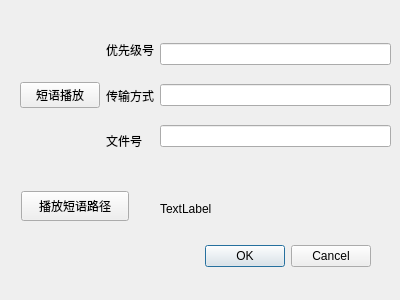
<?xml version="1.0" encoding="UTF-8"?>
<ui version="4.0">
 <class>Player</class>
 <widget class="QDialog" name="Player">
  <property name="geometry">
   <rect>
    <x>0</x>
    <y>0</y>
    <width>400</width>
    <height>300</height>
   </rect>
  </property>
  <property name="windowTitle">
   <string>Dialog</string>
  </property>
  <widget class="QDialogButtonBox" name="buttonBox">
   <property name="geometry">
    <rect>
     <x>30</x>
     <y>240</y>
     <width>341</width>
     <height>32</height>
    </rect>
   </property>
   <property name="orientation">
    <enum>Qt::Horizontal</enum>
   </property>
   <property name="standardButtons">
    <set>QDialogButtonBox::Cancel|QDialogButtonBox::Ok</set>
   </property>
  </widget>
  <widget class="QWidget" name="layoutWidget">
   <property name="geometry">
    <rect>
     <x>20</x>
     <y>30</y>
     <width>371</width>
     <height>131</height>
    </rect>
   </property>
   <layout class="QHBoxLayout" name="horizontalLayout_2">
    <item>
     <widget class="QPushButton" name="pushButton">
      <property name="text">
       <string>短语播放</string>
      </property>
     </widget>
    </item>
    <item>
     <layout class="QHBoxLayout" name="horizontalLayout">
      <item>
       <layout class="QVBoxLayout" name="verticalLayout">
        <item>
         <widget class="QLabel" name="label_2">
          <property name="text">
           <string>优先级号</string>
          </property>
         </widget>
        </item>
        <item>
         <widget class="QLabel" name="label_3">
          <property name="text">
           <string>传输方式</string>
          </property>
         </widget>
        </item>
        <item>
         <widget class="QLabel" name="label_4">
          <property name="text">
           <string>文件号</string>
          </property>
         </widget>
        </item>
       </layout>
      </item>
      <item>
       <layout class="QVBoxLayout" name="verticalLayout_2">
        <item>
         <widget class="QLineEdit" name="lineEdit"/>
        </item>
        <item>
         <widget class="QLineEdit" name="lineEdit_2"/>
        </item>
        <item>
         <widget class="QLineEdit" name="lineEdit_3"/>
        </item>
       </layout>
      </item>
     </layout>
    </item>
   </layout>
  </widget>
  <widget class="QLabel" name="label_6">
   <property name="geometry">
    <rect>
     <x>160</x>
     <y>200</y>
     <width>221</width>
     <height>17</height>
    </rect>
   </property>
   <property name="text">
    <string>TextLabel</string>
   </property>
  </widget>
  <widget class="QPushButton" name="pushButton_2">
   <property name="geometry">
    <rect>
     <x>21</x>
     <y>191</y>
     <width>108</width>
     <height>30</height>
    </rect>
   </property>
   <property name="text">
    <string>播放短语路径</string>
   </property>
   <property name="autoRepeatDelay">
    <number>300</number>
   </property>
  </widget>
 </widget>
 <resources/>
 <connections>
  <connection>
   <sender>buttonBox</sender>
   <signal>accepted()</signal>
   <receiver>Player</receiver>
   <slot>accept()</slot>
   <hints>
    <hint type="sourcelabel">
     <x>248</x>
     <y>254</y>
    </hint>
    <hint type="destinationlabel">
     <x>157</x>
     <y>274</y>
    </hint>
   </hints>
  </connection>
  <connection>
   <sender>buttonBox</sender>
   <signal>rejected()</signal>
   <receiver>Player</receiver>
   <slot>reject()</slot>
   <hints>
    <hint type="sourcelabel">
     <x>316</x>
     <y>260</y>
    </hint>
    <hint type="destinationlabel">
     <x>286</x>
     <y>274</y>
    </hint>
   </hints>
  </connection>
 </connections>
</ui>
